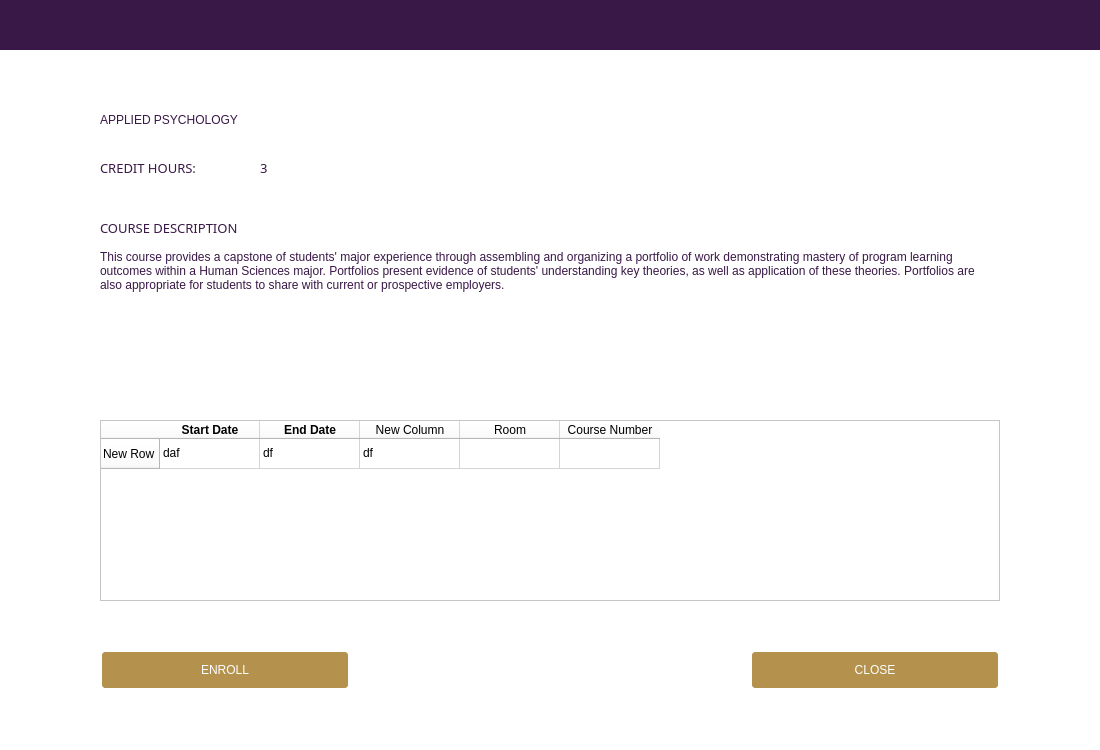
<?xml version="1.0" encoding="UTF-8"?>
<ui version="4.0">
 <class>Form</class>
 <widget class="QWidget" name="Form">
  <property name="geometry">
   <rect>
    <x>0</x>
    <y>0</y>
    <width>1100</width>
    <height>750</height>
   </rect>
  </property>
  <property name="windowTitle">
   <string>New Account</string>
  </property>
  <property name="styleSheet">
   <string notr="true">background-color: white</string>
  </property>
  <widget class="QLabel" name="label">
   <property name="geometry">
    <rect>
     <x>0</x>
     <y>0</y>
     <width>1150</width>
     <height>50</height>
    </rect>
   </property>
   <property name="styleSheet">
    <string notr="true">background-color: rgb(57, 24, 71)</string>
   </property>
   <property name="text">
    <string/>
   </property>
  </widget>
  <widget class="QLabel" name="label_3">
   <property name="geometry">
    <rect>
     <x>100</x>
     <y>160</y>
     <width>161</width>
     <height>16</height>
    </rect>
   </property>
   <property name="font">
    <font>
     <family>Montserrat Bold</family>
     <pointsize>10</pointsize>
     <weight>7</weight>
     <italic>false</italic>
     <bold>false</bold>
     <kerning>true</kerning>
    </font>
   </property>
   <property name="styleSheet">
    <string notr="true">color: rgb(57, 24, 71);
font: 63 10pt &quot;Montserrat Bold&quot;;
</string>
   </property>
   <property name="text">
    <string>CREDIT HOURS:</string>
   </property>
  </widget>
  <widget class="QPushButton" name="login_b">
   <property name="geometry">
    <rect>
     <x>100</x>
     <y>650</y>
     <width>250</width>
     <height>40</height>
    </rect>
   </property>
   <property name="styleSheet">
    <string notr="true">background-color: rgb(180, 145, 76);
font: 12pt &quot;Montserrat SemiBold&quot;;
color: white;
border-style: outset;
border-width: 2px;
border-radius: 5px;</string>
   </property>
   <property name="text">
    <string>ENROLL</string>
   </property>
  </widget>
  <widget class="QPushButton" name="login_b_2">
   <property name="geometry">
    <rect>
     <x>750</x>
     <y>650</y>
     <width>250</width>
     <height>40</height>
    </rect>
   </property>
   <property name="styleSheet">
    <string notr="true">background-color: rgb(180, 145, 76);
font: 12pt &quot;Montserrat SemiBold&quot;;
color: white;
border-style: outset;
border-width: 2px;
border-radius: 5px;</string>
   </property>
   <property name="text">
    <string>CLOSE</string>
   </property>
  </widget>
  <widget class="QLabel" name="label_5">
   <property name="geometry">
    <rect>
     <x>100</x>
     <y>220</y>
     <width>251</width>
     <height>16</height>
    </rect>
   </property>
   <property name="font">
    <font>
     <family>Montserrat Bold</family>
     <pointsize>10</pointsize>
     <weight>7</weight>
     <italic>false</italic>
     <bold>false</bold>
     <kerning>true</kerning>
    </font>
   </property>
   <property name="styleSheet">
    <string notr="true">color: rgb(57, 24, 71);
font: 63 10pt &quot;Montserrat Bold&quot;;
</string>
   </property>
   <property name="text">
    <string>COURSE DESCRIPTION</string>
   </property>
  </widget>
  <widget class="QTableWidget" name="tableWidget">
   <property name="geometry">
    <rect>
     <x>100</x>
     <y>420</y>
     <width>900</width>
     <height>181</height>
    </rect>
   </property>
   <row>
    <property name="text">
     <string>New Row</string>
    </property>
   </row>
   <column>
    <property name="text">
     <string>Start Date</string>
    </property>
    <property name="font">
     <font>
      <weight>75</weight>
      <bold>true</bold>
     </font>
    </property>
   </column>
   <column>
    <property name="text">
     <string>End Date</string>
    </property>
    <property name="font">
     <font>
      <weight>75</weight>
      <bold>true</bold>
     </font>
    </property>
   </column>
   <column>
    <property name="text">
     <string>New Column</string>
    </property>
   </column>
   <column>
    <property name="text">
     <string>Room</string>
    </property>
   </column>
   <column>
    <property name="text">
     <string>Course Number</string>
    </property>
   </column>
   <item row="0" column="0">
    <property name="text">
     <string>daf</string>
    </property>
    <property name="font">
     <font>
      <weight>50</weight>
      <bold>false</bold>
     </font>
    </property>
   </item>
   <item row="0" column="1">
    <property name="text">
     <string>df</string>
    </property>
   </item>
   <item row="0" column="2">
    <property name="text">
     <string>df</string>
    </property>
   </item>
  </widget>
  <widget class="QLabel" name="label_4">
   <property name="geometry">
    <rect>
     <x>100</x>
     <y>100</y>
     <width>900</width>
     <height>40</height>
    </rect>
   </property>
   <property name="styleSheet">
    <string notr="true">font: 18pt &quot;Montserrat Bold&quot;;
color: rgb(57, 24, 71);</string>
   </property>
   <property name="text">
    <string>APPLIED PSYCHOLOGY</string>
   </property>
  </widget>
  <widget class="QLabel" name="label_7">
   <property name="geometry">
    <rect>
     <x>100</x>
     <y>250</y>
     <width>900</width>
     <height>141</height>
    </rect>
   </property>
   <property name="styleSheet">
    <string notr="true">color: rgb(57, 24, 71);
font: 63 11pt &quot;Montserrat Regular&quot;;
</string>
   </property>
   <property name="frameShape">
    <enum>QFrame::NoFrame</enum>
   </property>
   <property name="text">
    <string>This course provides a capstone of students' major experience through assembling and organizing a portfolio of work demonstrating mastery of program learning outcomes within a Human Sciences major. Portfolios present evidence of students' understanding key theories, as well as application of these theories. Portfolios are also appropriate for students to share with current or prospective employers.</string>
   </property>
   <property name="alignment">
    <set>Qt::AlignLeading|Qt::AlignLeft|Qt::AlignTop</set>
   </property>
   <property name="wordWrap">
    <bool>true</bool>
   </property>
  </widget>
  <widget class="QLabel" name="label_8">
   <property name="geometry">
    <rect>
     <x>260</x>
     <y>160</y>
     <width>111</width>
     <height>16</height>
    </rect>
   </property>
   <property name="font">
    <font>
     <family>Montserrat Regular</family>
     <pointsize>10</pointsize>
     <weight>7</weight>
     <italic>false</italic>
     <bold>false</bold>
     <kerning>true</kerning>
    </font>
   </property>
   <property name="styleSheet">
    <string notr="true">color: rgb(57, 24, 71);
font: 63 10pt &quot;Montserrat Regular&quot;;
</string>
   </property>
   <property name="text">
    <string>3</string>
   </property>
  </widget>
  <zorder>label_4</zorder>
  <zorder>label</zorder>
  <zorder>label_3</zorder>
  <zorder>login_b</zorder>
  <zorder>login_b_2</zorder>
  <zorder>label_5</zorder>
  <zorder>tableWidget</zorder>
  <zorder>label_7</zorder>
  <zorder>label_8</zorder>
 </widget>
 <resources/>
 <connections/>
</ui>
